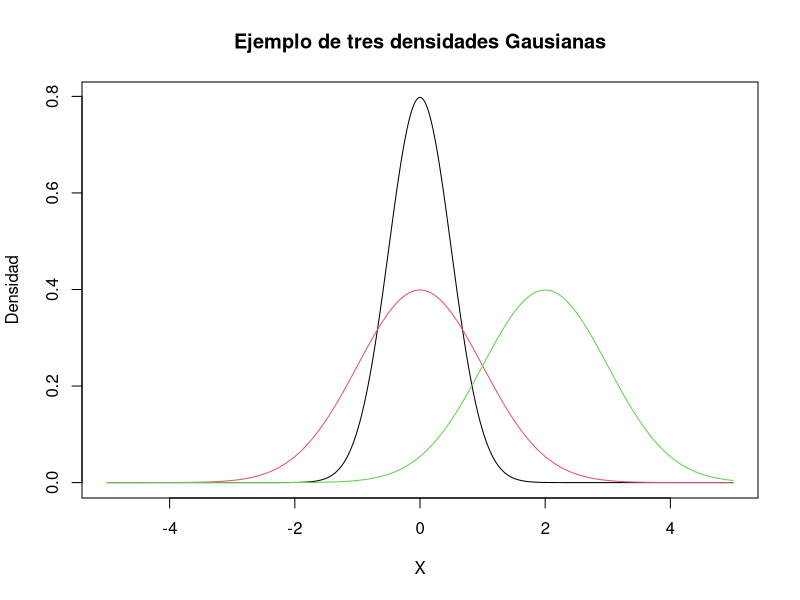
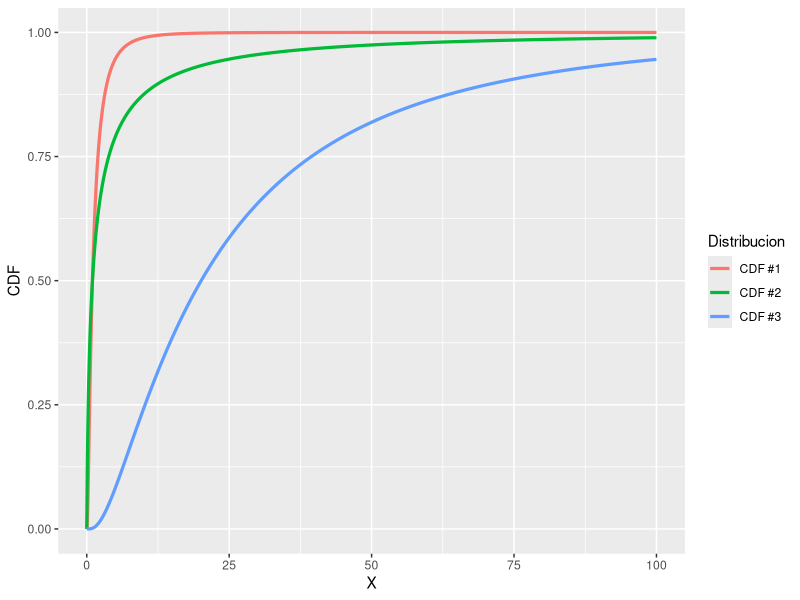
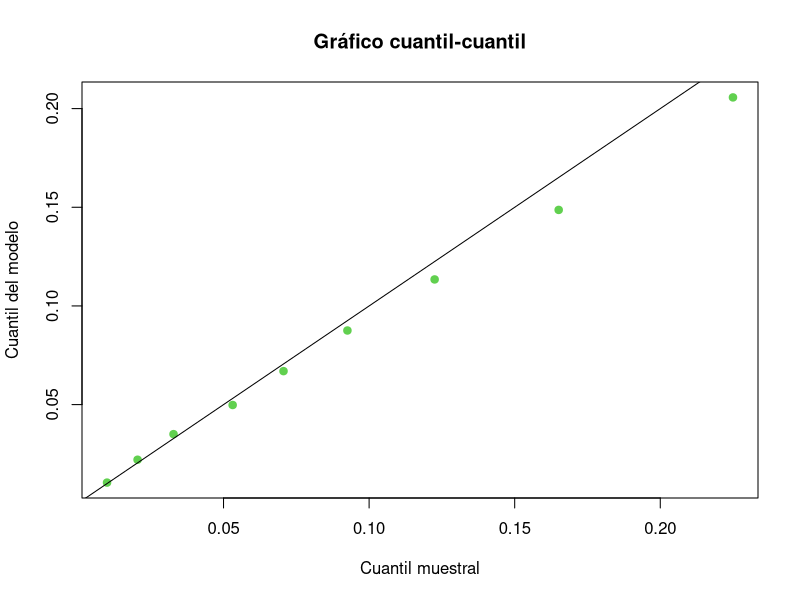
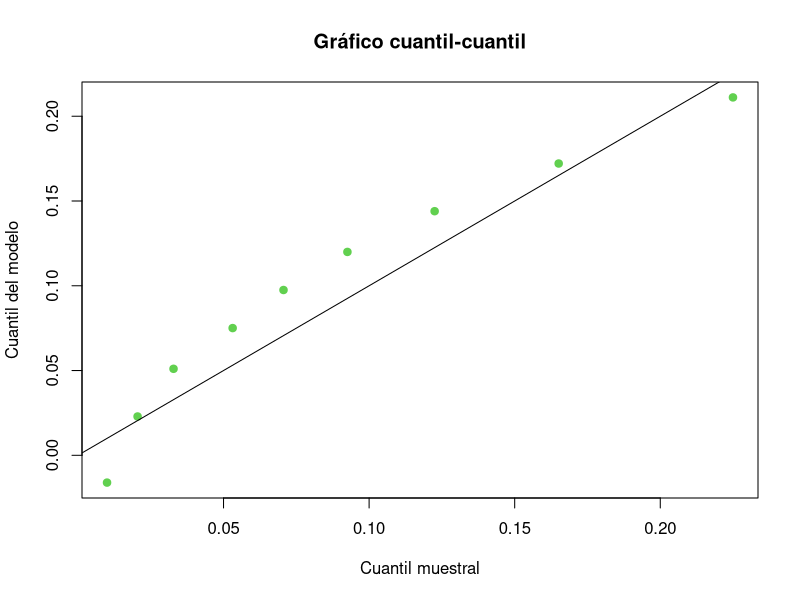
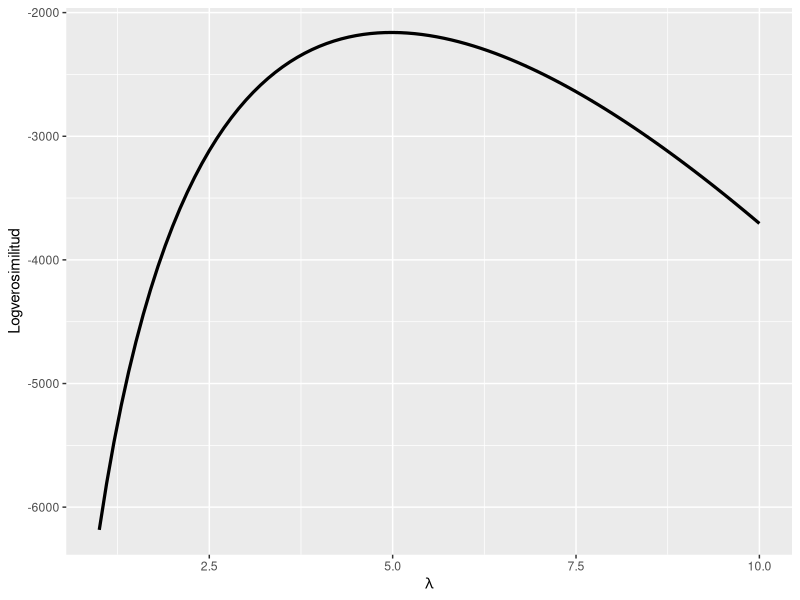

These figures' R source, in order:
## ----plot_normal_density,prompt=TRUE,message=FALSE,fig.path="./figures/",fig.keep='last',fig.show='hide',tidy=FALSE----
#Generamos los puntos en los que evaluar (entre -5 y 5)
x<-seq(-5,5,0.01)
#Obtenemos los valores de las 3 densidades
densidad1<-dnorm(x,mean=0, sd=0.5)
densidad2<-dnorm(x,mean=0,sd=1)
densidad3<-dnorm(x,mean=2,sd=1)
#Las representamos gráficamente
plot(x,densidad1,type="l",main="Ejemplo de tres densidades Gausianas",
     xlab="X", ylab="Densidad")
lines(x,densidad2,col=2)
lines(x,densidad3,col=3)


## ----plot_lognormal_cummulative,prompt=TRUE,message=FALSE,fig.path="./figures/",fig.keep='last',fig.show='hide',tidy=FALSE----
#Obtenemos los valores de las 3 densidades
#Generamos los puntos en los que evaluar (entre -5 y 5)
x<-seq(0,100,0.1)
cdf1<-plnorm(x,meanlog=0, sdlog=1)
cdf2<-plnorm(x,meanlog=0,sdlog=2)
cdf3<-plnorm(x,meanlog=3,sdlog=1)
#Las representamos gráficamente
library(ggplot2)
df<-rbind(data.frame(X=x,Y=cdf1,Distribucion="CDF #1"),
          data.frame(X=x,Y=cdf2,Distribucion="CDF #2"),
          data.frame(X=x,Y=cdf3,Distribucion="CDF #3"))

ggplot(df,aes(x=X, y=Y, col=Distribucion)) + geom_line(size=1.1) +
  labs(x="X", y="CDF")


## ----integral,prompt=TRUE,message=FALSE,tidy=FALSE-----------------------
#Para poder hacer la integral hay que definir la función a integrar
f<-function (x){
  dchisq(x,df=5)
}

#Hecho esto la integral será ...
integrate(f = f,lower = 4, upper = 6)


## ----sampling,prompt=TRUE,message=FALSE,tidy=FALSE-----------------------
muestra<-rbeta(250,1,10)


## ----qteorico,prompt=TRUE,message=FALSE,tidy=FALSE-----------------------
#Definimos los cuantiles a usar
p<-seq(0.1,0.9,0.1)
#Obtenemos los valores teóricos
cuantiles_teoricos<-qbeta(p,1,10)


## ----qmuestral,prompt=TRUE,message=FALSE,tidy=FALSE----------------------
#Creamos una función para obtener los cuantiles muestrales
qmuestral<-function(p, muestra){
  muestra_ordenada<-sort(muestra)
  posiciones<-p*length(muestra)
  muestra_ordenada[posiciones]
}
cuantiles_muestrales<-qmuestral(p,muestra)


## ----qqplot,prompt=TRUE,message=FALSE,fig.path="./figures/",fig.keep='last',fig.show='hide',tidy=FALSE----
plot(cuantiles_muestrales, cuantiles_teoricos, 
     main="Gráfico cuantil-cuantil", xlab="Cuantil muestral", ylab="Cuantil del modelo",
     pch=19, col=3)
lines(c(0,1),c(0,1))


## ----qqplot_normal,prompt=TRUE,message=FALSE,fig.path="./figures/",fig.keep='last',fig.show='hide',tidy=FALSE----
cuantiles_normal<-qnorm(p,mean(muestra),sd(muestra))
plot(cuantiles_muestrales, cuantiles_normal, 
     main="Gráfico cuantil-cuantil", xlab="Cuantil muestral", ylab="Cuantil del modelo",
     pch=19, col=3)
lines(c(0,1),c(0,1))


## ----verosimilitud,prompt=TRUE,message=FALSE,tidy=FALSE------------------
#Creamos la muestra
sample<-rpois(1000,5)

#Determinamos la probabilidad asociada a cada valor muestreado
probabilidades<-dpois(sample,5)

#La probabilidad la computamos como el producto
prod(probabilidades)


## ----loglikelihood,prompt=TRUE,message=FALSE,tidy=FALSE------------------
#El logaritmo del producto de probabilidades es la suma de los logaritmos
sum(log(probabilidades))


## ----logveros_plot,prompt=TRUE,message=FALSE,fig.path="./figures/",fig.keep='last',fig.show='hide',tidy=FALSE----
f<-function(lambda){
  sum(log(dpois(sample,lambda)))
}
lambdas<-seq(1,10,0.1)
logveros<-sapply(lambdas, FUN = f)
df<-data.frame(Lambda=lambdas, Logverosimilitud=logveros)
ggplot(df,aes(x=Lambda, y=Logverosimilitud)) + geom_line(size=1.1) + 
  labs(x=expression(lambda))


